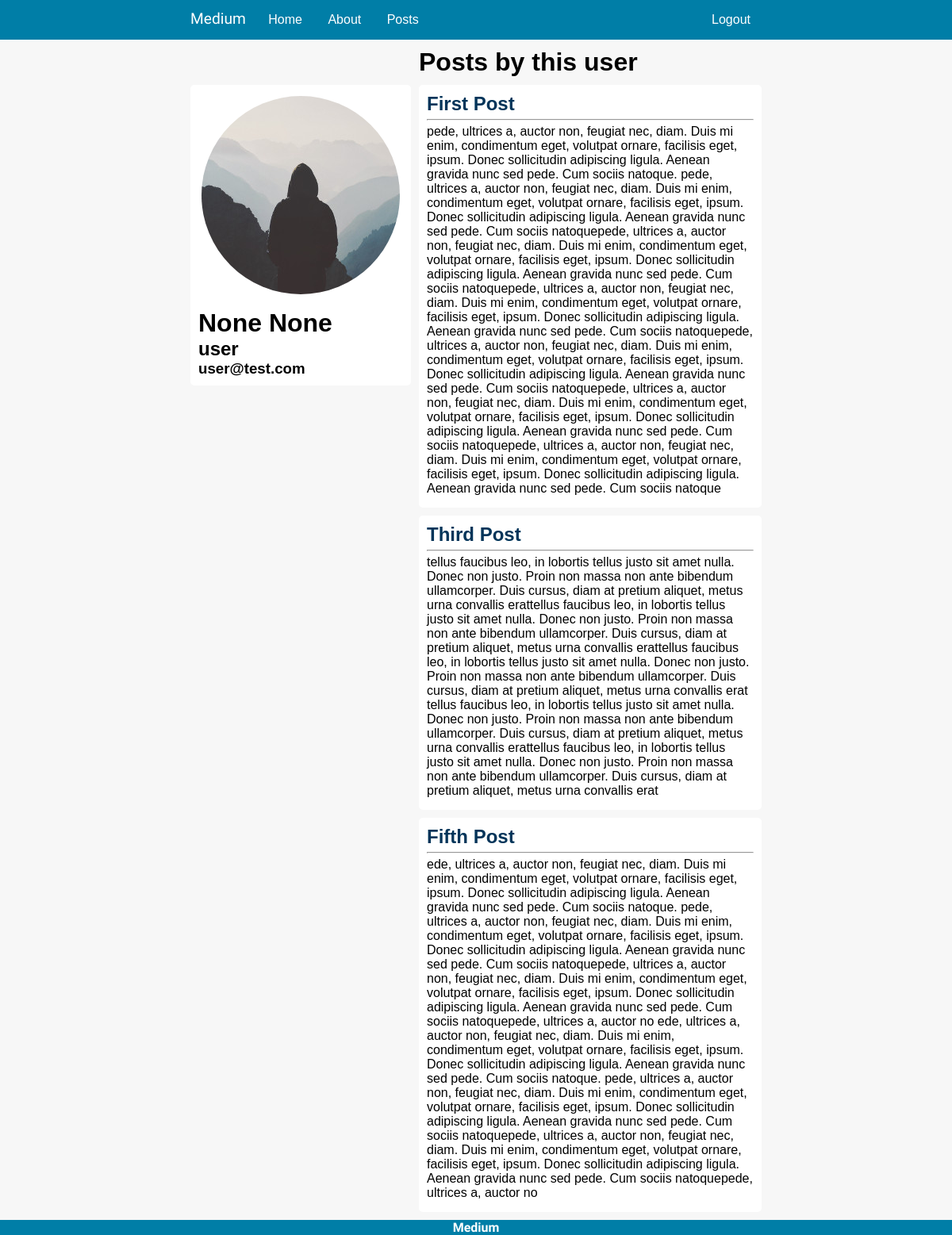
Screenshot of /user/1 (signed in) with the database file from the repository.
### medium/core/models.py (models this page shows, shortened)
class User(db.Model, UserMixin):
	id = db.Column(db.Integer, primary_key=True)
	username = db.Column(db.String(20), unique=True, nullable=False)
	email = db.Column(db.String(120), unique=True, nullable=False)
	first_name = db.Column(db.String(60), nullable=True)
	last_name = db.Column(db.String(60), nullable=True)
	image_file = db.Column(db.String(20), nullable=False, default='default.jpeg')
	password = db.Column(db.String(60), nullable=False)
	posts = db.relationship('Post', backref='author', lazy=True)
	comments = db.relationship('Comments', backref='author', lazy=True)
	def name(self):
		return "{} {}".format(self.first_name, self.last_name)

class Post(db.Model):
	id = db.Column(db.Integer, primary_key=True)
	title = db.Column(db.String(100), nullable=False)
	date_posted = db.Column(db.DateTime, nullable=False, default=datetime.utcnow)
	content = db.Column(db.Text, nullable=False)
	user_id = db.Column(db.Integer, db.ForeignKey('user.id'), nullable=False)
	comments = db.relationship('Comments', backref='post', lazy=True)

### medium/core/route.py (the view)
@app.route('/user/<int:user_id>')
@login_required
def profile(user_id):
	user = User.query.get_or_404(user_id)
	posts = Post.query.filter_by(user_id=user_id)
	return render_template('profile.html', user=user, posts=posts)

### medium/core/models.py (called while the page is built)
@login_manager.user_loader
def load_user(user_id):
	return User.query.get(int(user_id))

### medium/templates/profile.html (shortened to what this page needs)
{% extends 'base.html' %}
{% block content %}
	<div class="flex flex-row">
		<div class="flex-one">
			<div class="profile">
				<img class="post-pic profile-pic-width" src="{{ url_for('static', filename='media/profile_pics/default.jpg') }}" alt="">
				<h1>{{ user.name() }}</h1>
				<h2>{{ user.username }}</h2>
				<h3>{{ user.email }}</h3>
			</div>
		</div>
		<div class="flex-three">
			{% if user == current_user %}
				<h1 style="margin-top: 10px">My Posts</h1>
			{% else %}
				<h1 style="margin-top: 10px">Posts by this user</h1>
			{% endif %}
			{% for post in posts %}
				<article class="post">
					<h1 class="post-elements"><a href="{{ url_for('post', post_id=post.id) }}" class="post-author">{{ post.title }}</a></h1>
					<hr class="post-elements">
					<p class="post-elements">{{ post.content }}</p>
				</article>
			{% endfor %}
		</div>
	</div>
{% endblock content %}

### medium/static/css/masterstyle.css (style rules this page uses)
* { margin: 0; padding: 0; font-family: 'Ubuntu', sans-serif; }
body { background-color: #f7f7f7; }
.post { margin: 10px 0 10px 0; padding: 10px; background-color: white; border-radius: 5px; min-width: 280px; box-sizing: border-box; }
.post-elements { margin-bottom: 5px; }
.post-pic { border-radius: 50%; }
.post-author { color: #003459; text-decoration: none; }

### medium/static/css/layout.css (style rules this page uses)
.flex { display: flex; }
.flex-row { flex-direction: row; }
.flex-one { flex: 1; }
.flex-three { flex: 3; }

### medium/static/css/post_style.css (style rules this page uses)
.profile { background-color: white; margin-top: 57px; border-radius: 5px; margin-right: 10px; padding-bottom: 10px; }
.profile img { padding: 14px; }
.profile h1, h2, h3 { margin-left: 10px; }

### rows the page displays
User: name "None None", username "user", email "user@test.com"
Post: title "First Post", content "pede, ultrices a, auctor non, feugiat nec, diam. Duis mi enim, condimentum eget, volutpat ornare, facilisis eget, ipsum. Donec sollicitudin adipiscing ligula. Aenean gravida nunc sed pede. Cum sociis natoque. pede, ultrices a, auctor non, feugiat nec, diam. Duis mi enim, condimentum eget, volutpat ornare, facilisis eget, ipsum. Donec sollicitudin adipiscing ligula. Aenean gravida nunc sed pede. Cum sociis natoquepede, ultrices a, auctor non, feugiat nec, diam. Duis mi enim, condimentum eget, volutpat ornare, facilisis eget, ipsum. Donec sollicitudin adipiscing ligula. Aenean gravida nunc sed pede. Cum sociis natoquepede, ultrices a, auctor non, feugiat nec, diam. Duis mi enim, condimentum…"
Post: title "Third Post", content "tellus faucibus leo, in lobortis tellus justo sit amet nulla. Donec non justo. Proin non massa non ante bibendum ullamcorper. Duis cursus, diam at pretium aliquet, metus urna convallis erattellus faucibus leo, in lobortis tellus justo sit amet nulla. Donec non justo. Proin non massa non ante bibendum ullamcorper. Duis cursus, diam at pretium aliquet, metus urna convallis erattellus faucibus leo, in lobortis tellus justo sit amet nulla. Donec non justo. Proin non massa non ante bibendum ullamcorper. Duis cursus, diam at pretium aliquet, metus urna convallis erat tellus faucibus leo, in lobortis tellus justo sit amet nulla. Donec non justo. Proin non massa non ante bibendum ullamcorper. Duis…"
Post: title "Fifth Post", content "ede, ultrices a, auctor non, feugiat nec, diam. Duis mi enim, condimentum eget, volutpat ornare, facilisis eget, ipsum. Donec sollicitudin adipiscing ligula. Aenean gravida nunc sed pede. Cum sociis natoque. pede, ultrices a, auctor non, feugiat nec, diam. Duis mi enim, condimentum eget, volutpat ornare, facilisis eget, ipsum. Donec sollicitudin adipiscing ligula. Aenean gravida nunc sed pede. Cum sociis natoquepede, ultrices a, auctor non, feugiat nec, diam. Duis mi enim, condimentum eget, volutpat ornare, facilisis eget, ipsum. Donec sollicitudin adipiscing ligula. Aenean gravida nunc sed pede. Cum sociis natoquepede, ultrices a, auctor no ede, ultrices a, auctor non, feugiat nec, diam.…"
